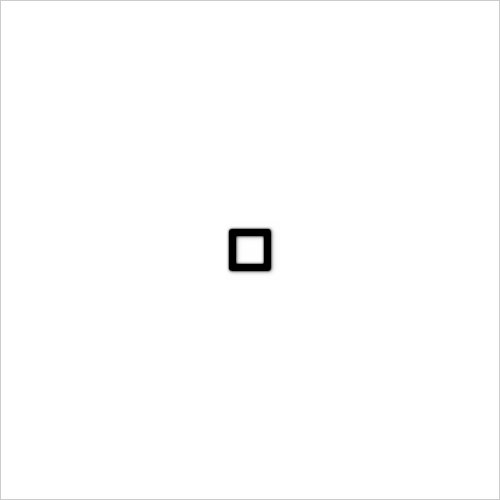
Frame 1 (no input)
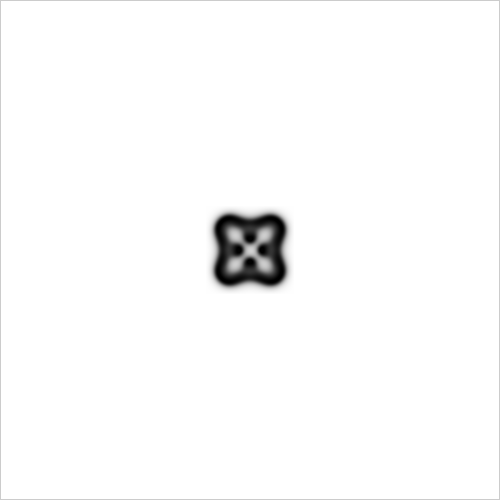
Frame 60 (the mouse pressed at the canvas centre just before this capture)
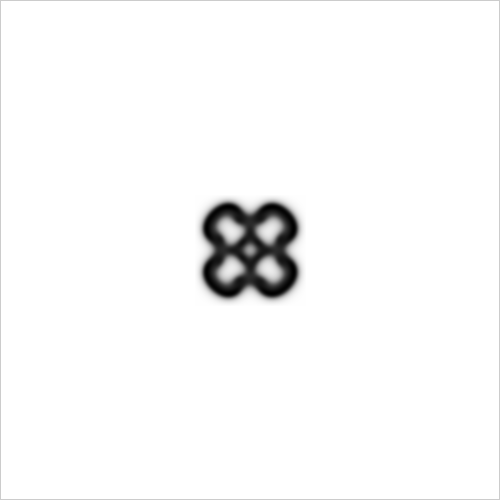
Frame 120 (the mouse held since frame 60 and released just before this capture)

The Processing sketch that drew these frames (run headless with seeded random() and noise(); from frame 60 on, the mouse is pressed at the canvas centre):

// Processing sketch: generative_art_j148
// ── generative_art_j148.pde
Cell[][] grid;
Cell[][] prev;
int size = 15;
int startx, starty;
int xmin, xmax, ymin, ymax;

float dA = 1.0;
float dB = 0.6;
float feed = 0.025;
float k = 0.054;
float fr = 5;

void setup() {
  size(500, 500);
  frameRate(30);
  smooth();
  noFill();
  grid = new Cell[width][height];
  prev = new Cell[width][height];

  for (int i = 0; i < width; i++) {
    for (int j = 0; j < height; j ++) {
      float a = 1;
      float b = 0;
      grid[i][j] = new Cell(a, b);
      prev[i][j] = new Cell(a, b);
    }
  }

  for (int n = 0; n < 1; n++) {
    startx = width/2;
    starty = height/2;

    for (int i = startx-20; i < startx+20; i++) {
      for (int j = starty-20; j < starty+20; j ++) {
        float a = 0;
        float b = 1;
        grid[i][j] = new Cell(a, b);
        prev[i][j] = new Cell(a, b);
      }
    }
    for (int i = startx-15; i < startx+15; i++) {
      for (int j = starty-15; j < starty+15; j ++) {
        float a = 1;
        float b = 0;
        grid[i][j] = new Cell(a, b);
        prev[i][j] = new Cell(a, b);
      }
    }
  }
  size = 30;
  xmin = constrain(startx-size, 1, width-1);
  xmax = constrain(startx+size, 1, width-1);
  ymin = constrain(starty-size, 1, height-1);
  ymax = constrain(starty+size, 1, height-1);
}

class Cell {
  float a;
  float b;

  Cell(float a_, float b_) {
    a = a_;
    b = b_;
  }
}


void update() {
  //if (frameCount%50 == 0) size++;
  boolean test = true;
  while (test && xmin > 1) {
    test = false;
    for (int i = ymin; i < ymax; i++) {
      if (prev[xmin][i].b > 0.001) {
        xmin = constrain(xmin-1, 1, width-1);
        test = true;
      }
    }
  }
  test = true;
  while (test && xmax < width-1) {
    test = false;
    for (int i = ymin; i < ymax; i++) {
      if (prev[xmax-1][i].b > 0.001) {
        xmax = constrain(xmax+1, 1, width-1);
        test = true;
      }
    }
  }
  test = true;
  while (test && ymin > 1) {
    test = false;
    for (int i = xmin; i < xmax; i++) {
      if (prev[i][ymin].b > 0.001) {
        test = true;
        ymin = constrain(ymin-1, 1, width-1);
      }
    }
  }
  test = true;
  while (test && ymax < height-1) {
    test = false;
    for (int i = xmin; i < xmax; i++) {
      if (prev[i][ymax-1].b > 0.001) {
        ymax = constrain(ymax+1, 1, width-1);
        test = true;
      }
    }
  }
  for (int i = xmin; i < xmax; i++) {
    for (int j = ymin; j < ymax; j ++) {
      Cell spot = prev[i][j];
      Cell newspot = grid[i][j];

      float a = spot.a;
      float b = spot.b;

      float laplaceA = 0;
      float laplaceAa = 0;
      float laplaceAb = 0;
      laplaceA += a*-1;
      laplaceAa += prev[i+1][j].a;
      laplaceAa += prev[i-1][j].a;
      laplaceAa += prev[i][j+1].a;
      laplaceAa += prev[i][j-1].a;
      laplaceAb += prev[i-1][j-1].a;
      laplaceAb += prev[i+1][j-1].a;
      laplaceAb += prev[i-1][j+1].a;
      laplaceAb += prev[i+1][j+1].a;
      laplaceA += laplaceAa*0.2 + laplaceAb*0.05;

      float laplaceB = 0;
      float laplaceBa = 0;
      float laplaceBb = 0;
      laplaceB += b*-1;
      laplaceBa += prev[i+1][j].b;
      laplaceBa += prev[i-1][j].b;
      laplaceBa += prev[i][j+1].b;
      laplaceBa += prev[i][j-1].b;
      laplaceBb += prev[i-1][j-1].b;
      laplaceBb += prev[i+1][j-1].b;
      laplaceBb += prev[i-1][j+1].b;
      laplaceBb += prev[i+1][j+1].b;
      laplaceB += laplaceBa*0.2 + laplaceBb*0.05;

      newspot.a = a + (dA*laplaceA - a*b*b + feed*(1-a))*1;
      newspot.b = b + (dB*laplaceB + a*b*b - (k+feed)*b)*1;

      newspot.a = constrain(newspot.a, 0, 1);
      newspot.b = constrain(newspot.b, 0, 1);
    }
  }
}

void swap() {
  /**Cell[][] temp = prev;
  prev = grid;
  grid = temp;**/
  grid = prev;
}

void draw() {
  //background(1);
  //println(frameRate);
  
  /** if (frameRate > 24)
    fr = constrain(fr+0.05, 1, 20);
  else if (frameRate < 24)
    fr = constrain(fr-0.05, 1, 20);
  println(fr);**/
  for (int i = 0; i < fr; i++) {
    update();
    swap();
  }

  loadPixels();
  for (int i = 1; i < width-1; i++) {
    for (int j = 1; j < height-1; j ++) {
      Cell spot = grid[i][j];
      float a = spot.a;
      float b = spot.b;
      int pos = i + j * width;
      pixels[pos] = color((a-b)*255);
    }
  }
  updatePixels();
  /**line(xmin, ymin, xmax, ymin);
  line(xmin, ymin, xmin, ymax);
  line(xmax, ymin, xmax, ymax);
  line(xmin, ymax, xmax, ymax);**/
}
